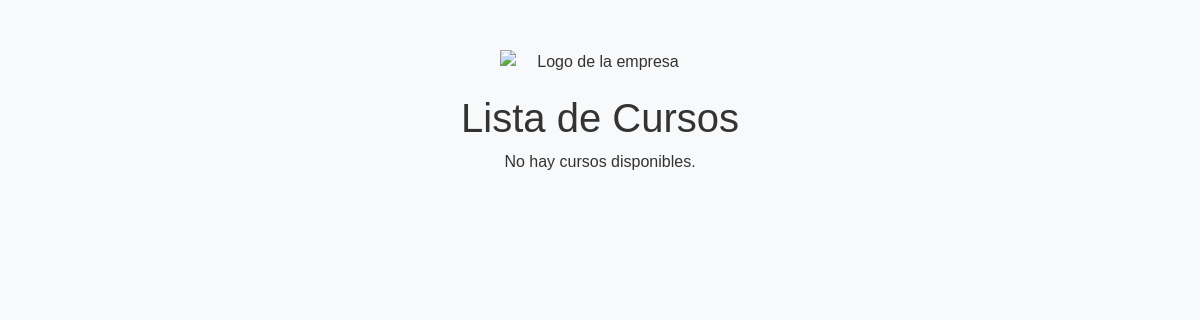
/show_course, run on an earlier commit of the app's database.
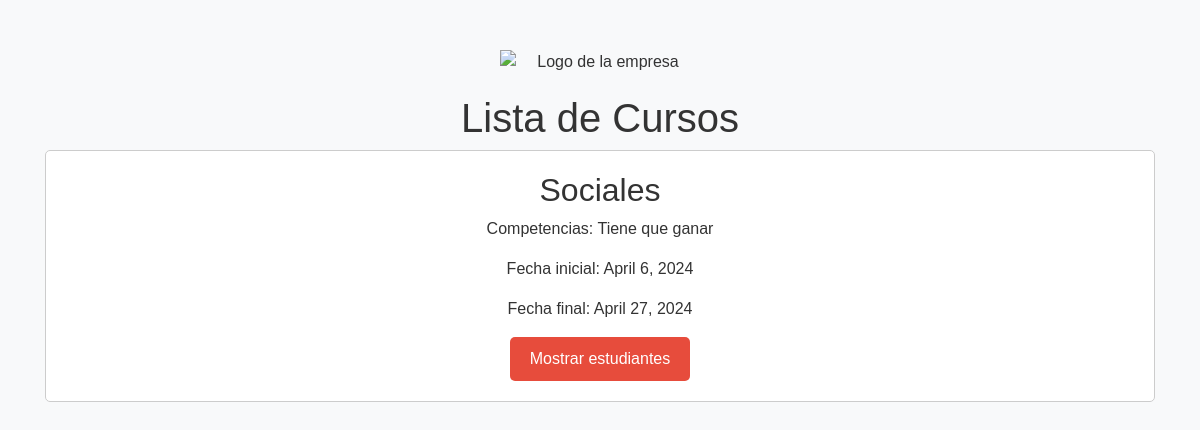
And on a later commit of the database.
### SMS/models.py (models this page shows)
class Course(models.Model):
    id = models.AutoField(primary_key=True)
    subject = models.CharField(max_length=100)
    competencies = models.CharField(max_length=100)
    students = models.ManyToManyField(Student)
    initial_date = models.DateField()
    final_date = models.DateField()

### SMS/views.py (the view)
# urls.py: path('show_course', SMS.show_course, name='show_course'),
def show_course(request):
    courses = Course.objects.all()
    return render(request, 'show_course.html', {'courses': courses})

### SMS/templates/show_course.html (shortened to what this page needs)
<!DOCTYPE html>
<html lang="es">
<head>
    <link href="https://maxcdn.bootstrapcdn.com/bootstrap/4.5.2/css/bootstrap.min.css" rel="stylesheet">
</head>
<body>
    <div class="container">
        <img src="https://www.juanmariacespedes.edu.co/images/logofull-2.png" alt="Logo de la empresa" class="logo">
        <h1>Lista de Cursos</h1>
        {% if courses %}
            {% for course in courses %}
                <div class="curso">
                    <h2>{{ course.subject }}</h2>
                    <p>Competencias: {{ course.competencies }}</p>
                    <p>Fecha inicial: {{ course.initial_date }}</p>
                    <p>Fecha final: {{ course.final_date }}</p>
                    <a href="{% url 'show_students' course_id=course.id %}" class="btn btn-enviar-reporte">Mostrar estudiantes</a>
                </div>
            {% endfor %}
        {% else %}
            <p>No hay cursos disponibles.</p>
        {% endif %}
    </div>
</body>
</html>

### SMS/templates/show_course.html (style rules this page uses)
body { background-color: #f8f9fa; color: #333; font-family: Arial, sans-serif; }
.container { margin-top: 50px; text-align: center; }
.logo { width: 200px; margin-bottom: 20px; display: block; margin-left: auto; margin-right: auto; }
.curso { background-color: #fff; border: 1px solid #ccc; border-radius: 5px; padding: 20px; margin-bottom: 20px; }
.curso h2 { margin-top: 0; }
.btn-enviar-reporte { background-color: #e74c3c; color: #fff; border: none; border-radius: 5px; padding: 10px 20px; font-size: 16px; cursor: pointer; }

What changed in the data, as far as the page shows it:
added Course: subject "Sociales", competencies "Tiene que ganar", initial_date "April 6, 2024", final_date "April 27, 2024"
Also different on the page:
text no longer shown: "No hay cursos disponibles."
